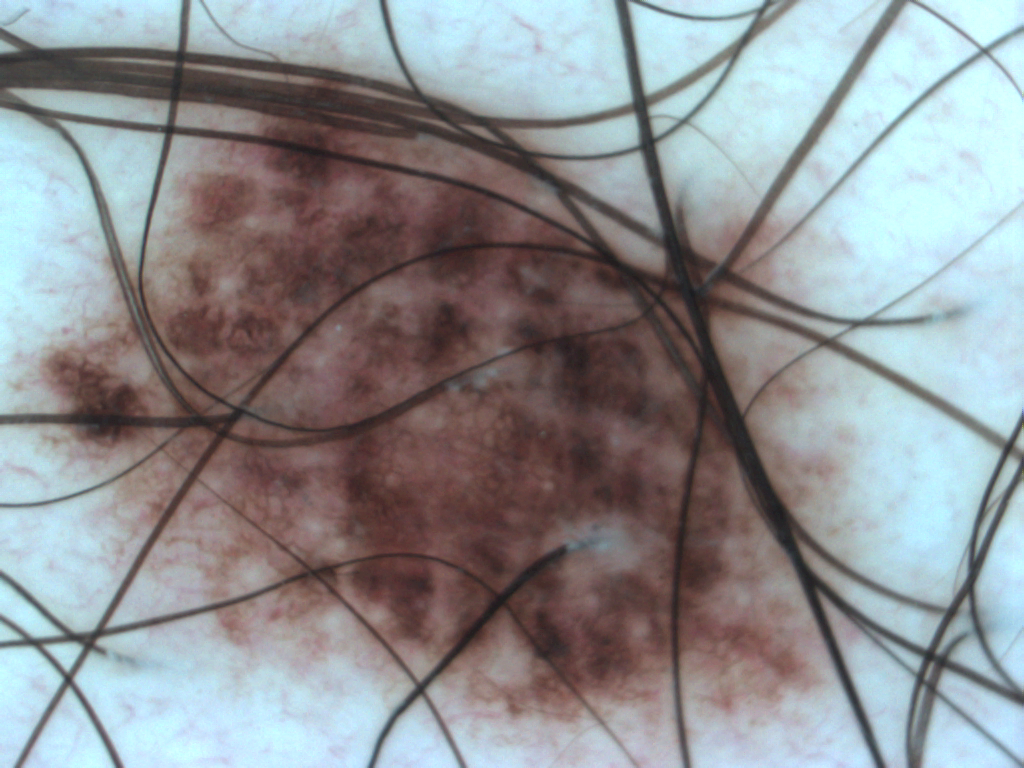
#> input picture img/V4_2017/01/03/00001927_00003817/00013004.bmp, 1024 x 768 px, found by its file name
$ jupyter execute cod.ipynb
#> lines starting #> are read from the running program, lines starting #| are printed output that depends on the picture; after the words box and inside, x2 and y2 are one past the last pixel; in counts of white or black regions, pixels touching at a corner belong together
[cell 1]
import numpy as np
# import pandas as pd
import cv2
import os
import glob
import sys
import itertools
import matplotlib.pyplot as plt
from scipy import ndimage
# from skimage.segmentation import active_contour

[cell 2]
img=cv2.imread("./img/V4_2017/01/03/00001927_00003817/00013004.bmp")
#> img is the input picture: shape (768, 1024, 3); mean B, G, R 147.6, 144.5, 142.5

[cell 3]
cv2.imshow('immagine',img)
image = img.copy()

[cell 4]
image = cv2.GaussianBlur(image, (5, 5), 0)
hsv = cv2.cvtColor(image, cv2.COLOR_BGR2HSV)
#> hsv: shape (768, 1024, 3); mean H, S, V 61.6, 49.6, 159.7
clahe = cv2.createCLAHE(clipLimit=3.0, tileGridSize=(8, 8))
hsv[:, :, 2] = clahe.apply(hsv[:, :, 2])
#> hsv: shape (768, 1024, 3); mean H, S, V 61.6, 49.6, 146.1
image = cv2.cvtColor(hsv, cv2.COLOR_HSV2BGR)
kernel = np.ones((11, 11), np.uint8)
for i in range(image.shape[-1]):
    image[:, :, i] = cv2.morphologyEx(
    image[:, :, i],
    cv2.MORPH_CLOSE, kernel)
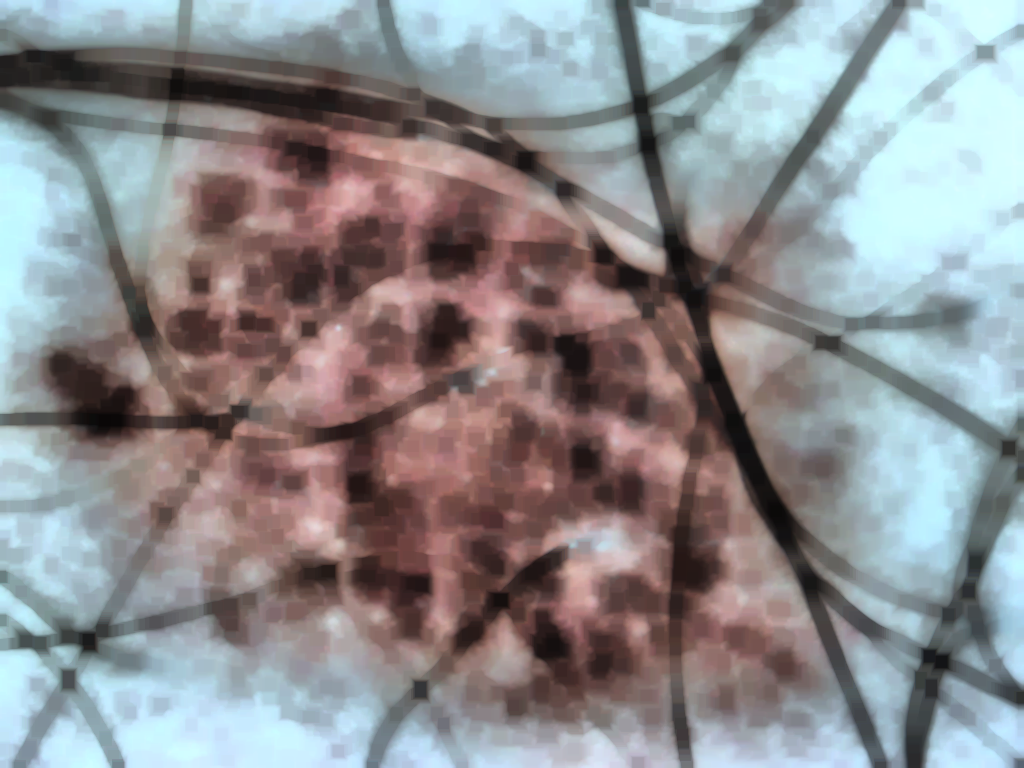
#> image: shape (768, 1024, 3); mean B, G, R 142.7, 139.9, 140.7
hsv_image = cv2.cvtColor(image, cv2.COLOR_BGR2HSV)
#> hsv_image: shape (768, 1024, 3); mean H, S, V 59.6, 51.7, 157.1
cv2.imshow('hsv', hsv_image)

[cell 5]
new_img=img.copy()
gray= cv2.cvtColor(new_img, cv2.COLOR_RGB2GRAY)
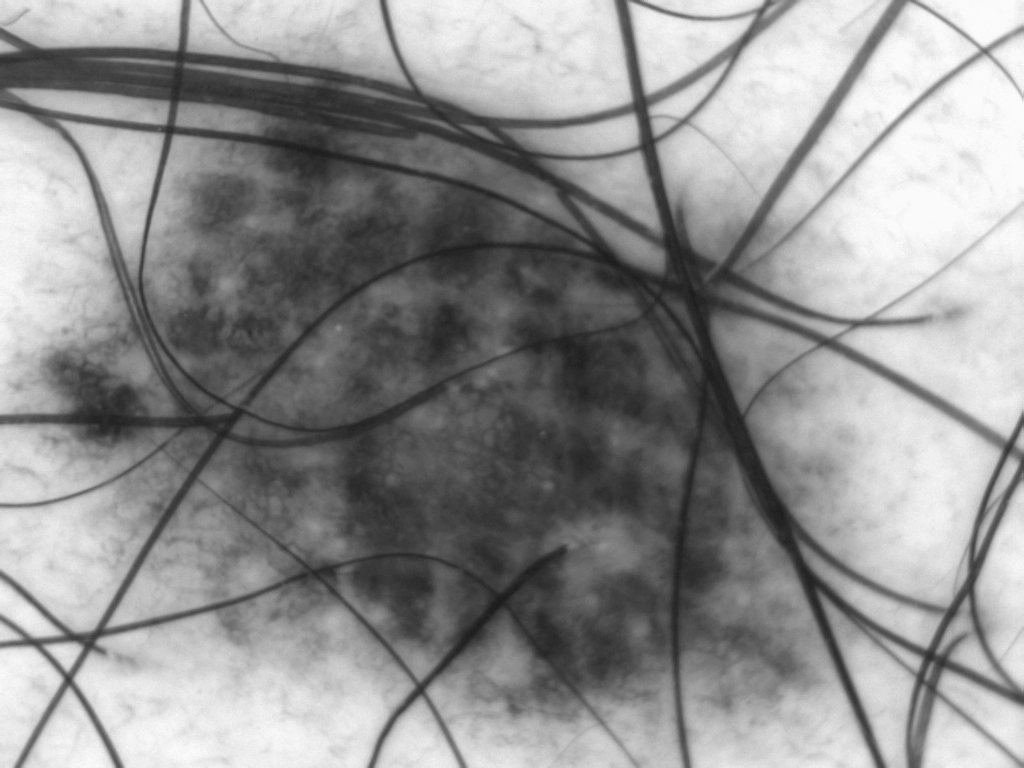
#> gray: shape (768, 1024); min 27, max 252, mean 145.2
for i in range (0,5):
    new_img = cv2.medianBlur(gray, 27)
cv2.imshow('Blurred', new_img)

[cell 6]
ret2,thresh2 = cv2.threshold(new_img,127,255,cv2.THRESH_BINARY_INV)
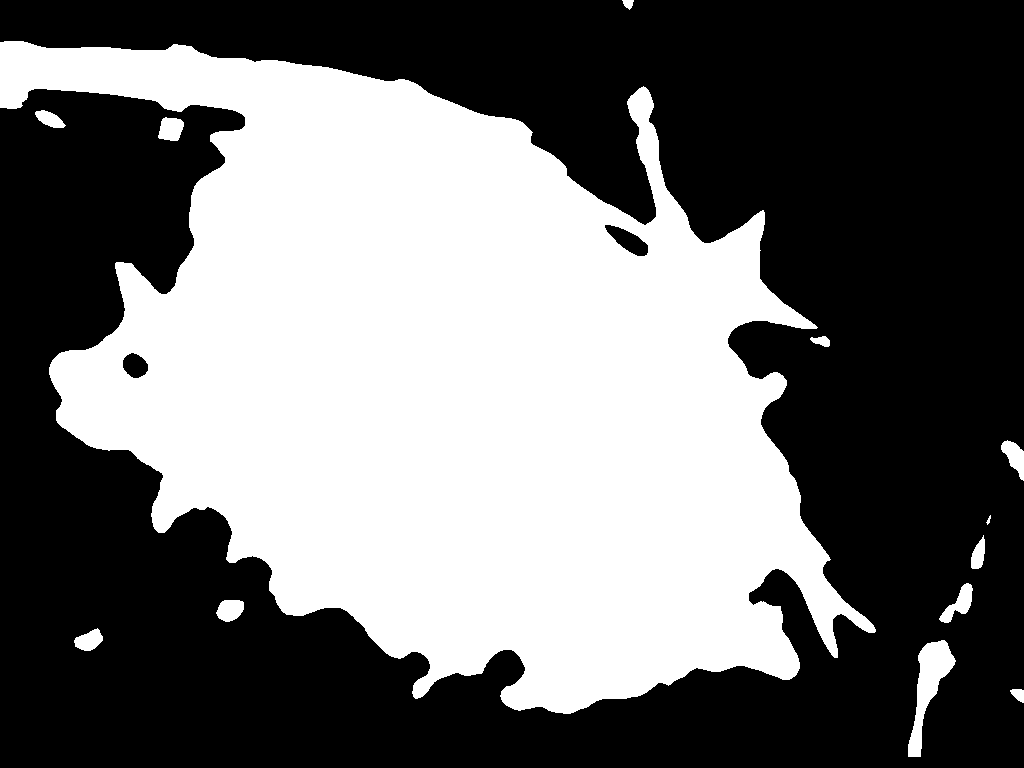
#> thresh2: shape (768, 1024); 43.5% white; 13 white regions, largest, box (x1, y1, x2, y2) and area: (0, 41, 876, 714) 336104, (908, 640, 956, 757) 2168, (939, 583, 973, 623) 570
ret, thresh = cv2.threshold(thresh2, 170, 180, 0)
#> thresh: shape (768, 1024); values 0 (black) and 180 (white), 43.5% white; 13 white regions
contours, hierarchy = cv2.findContours(thresh, cv2.RETR_EXTERNAL , cv2.CHAIN_APPROX_SIMPLE)
#> contours = 13 contours, 1 with area under 20; largest, box (x1, y1, x2, y2) and area: (0, 41, 876, 714) 335362, (908, 640, 956, 757) 2037, (939, 583, 973, 623) 516, (1001, 440, 1024, 481) 457, (158, 117, 184, 141) 443
cv2.drawContours(new_img, contours,-1,(0,255,253),thickness=3)
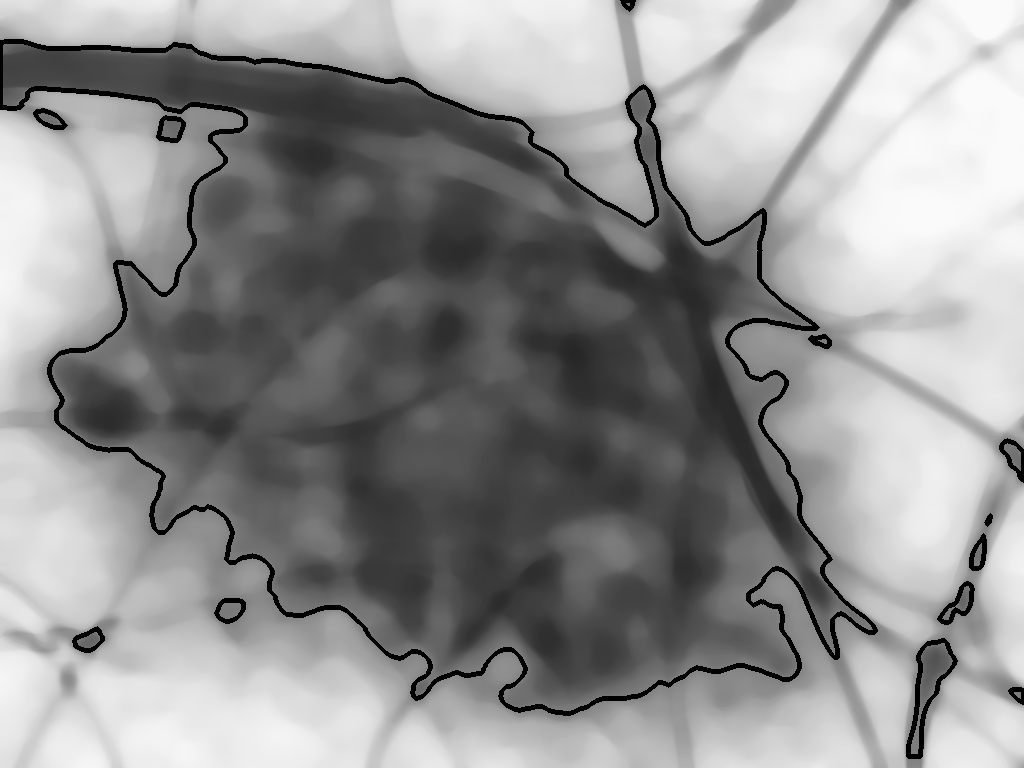
#> new_img: shape (768, 1024); min 0, max 251, mean 144.5
cv2.imshow('Snake', new_img)

[cell 7]
# Isolate largest contour
contour_sizes = [(cv2.contourArea(contour), contour) for contour in contours]
#> contour_sizes = 13 items
biggest_contour = max(contour_sizes, key=lambda x: x[0])[1]
#> biggest_contour = contour of 1693 points, box (x1, y1, x2, y2) (0, 41, 876, 714), area 335362
mask = np.zeros(img.shape, np.uint8)
cv2.drawContours(mask, [biggest_contour], -1, 255, -1)
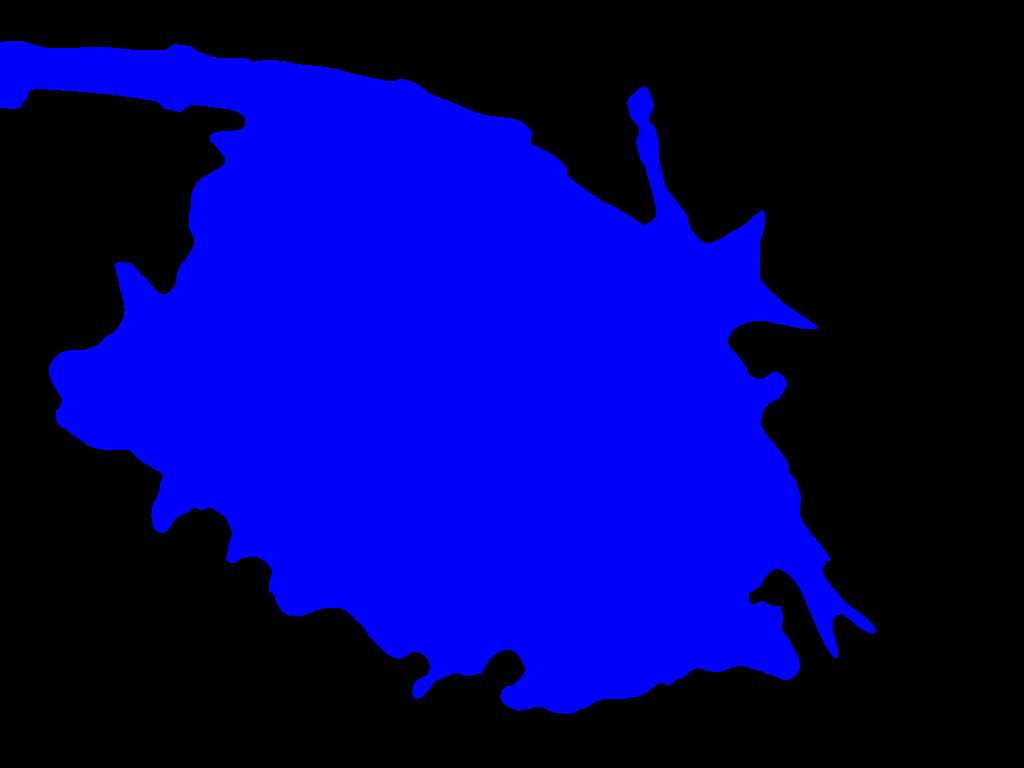
#> mask: shape (768, 1024, 3); mean of channels 0, 1, 2 109.3, 0, 0; drawn as B, G, R

$ run again, with img/V4_2017/01/03/00001927_00003817/00013005.bmp copied over img/V4_2017/01/03/00001927_00003817/00013004.bmp
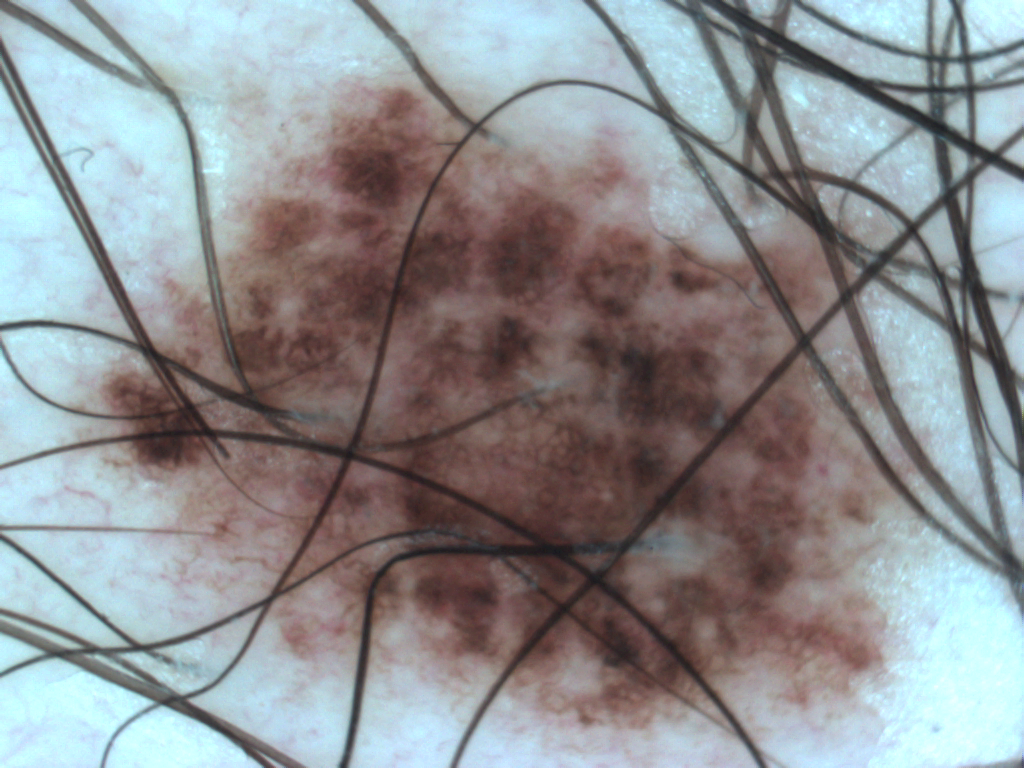
#> input picture img/V4_2017/01/03/00001927_00003817/00013005.bmp, 1024 x 768 px, found by its file name
#> img is the input picture: shape (768, 1024, 3); mean B, G, R 146.3, 143.6, 142.1
#> hsv_image: shape (768, 1024, 3); mean H, S, V 60, 49.3, 154
#> `ret2,thresh2 = cv2.threshold(new_img,127,255,cv2.THRESH_BINARY_INV)`:
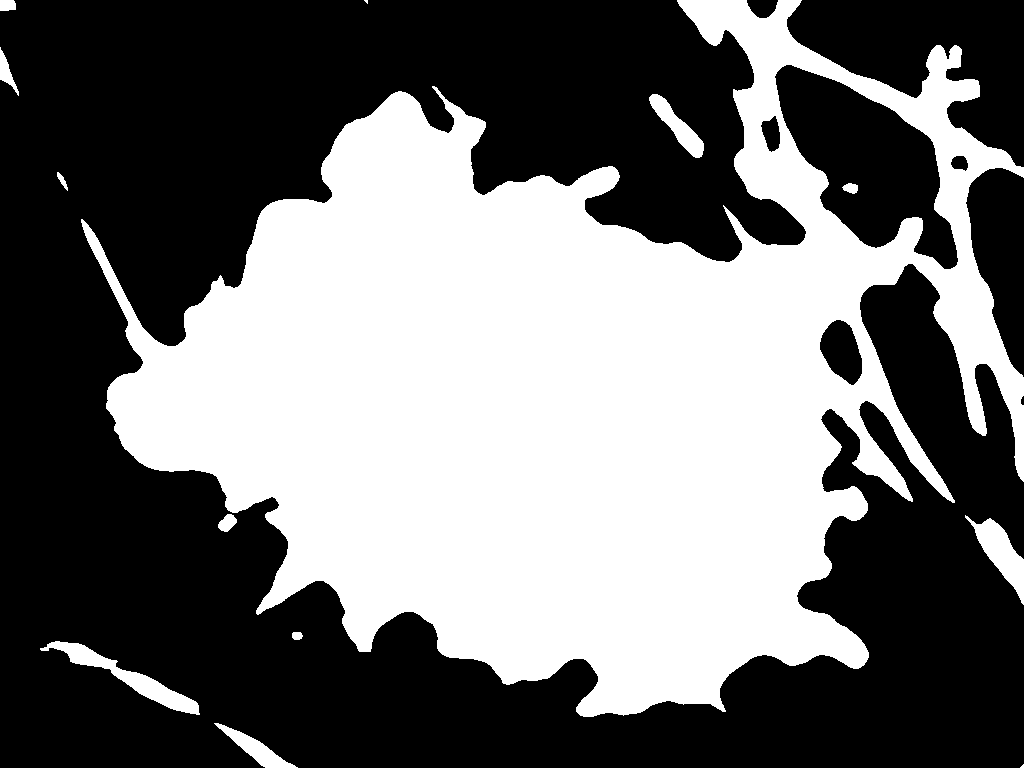
#> thresh2: shape (768, 1024); 43.6% white; 13 white regions (2 under 20 px), largest, box (x1, y1, x2, y2) and area: (81, 0, 1024, 717) 335595, (40, 641, 200, 715) 2400, (965, 515, 1024, 605) 1904
#> thresh: shape (768, 1024); values 0 (black) and 180 (white), 43.6% white; 13 white regions (2 under 20 px)
#> contours = 12 contours, 2 with area under 20; largest, box (x1, y1, x2, y2) and area: (81, 0, 1024, 717) 354336, (40, 641, 200, 715) 2226, (965, 515, 1024, 605) 1802, (649, 94, 704, 158) 1104, (214, 723, 298, 768) 980
#> contour_sizes = 12 items
#> biggest_contour = contour of 2770 points, box (x1, y1, x2, y2) (81, 0, 1024, 717), area 354336
#> `cv2.drawContours(mask, [biggest_contour], -1, 255, -1)`:
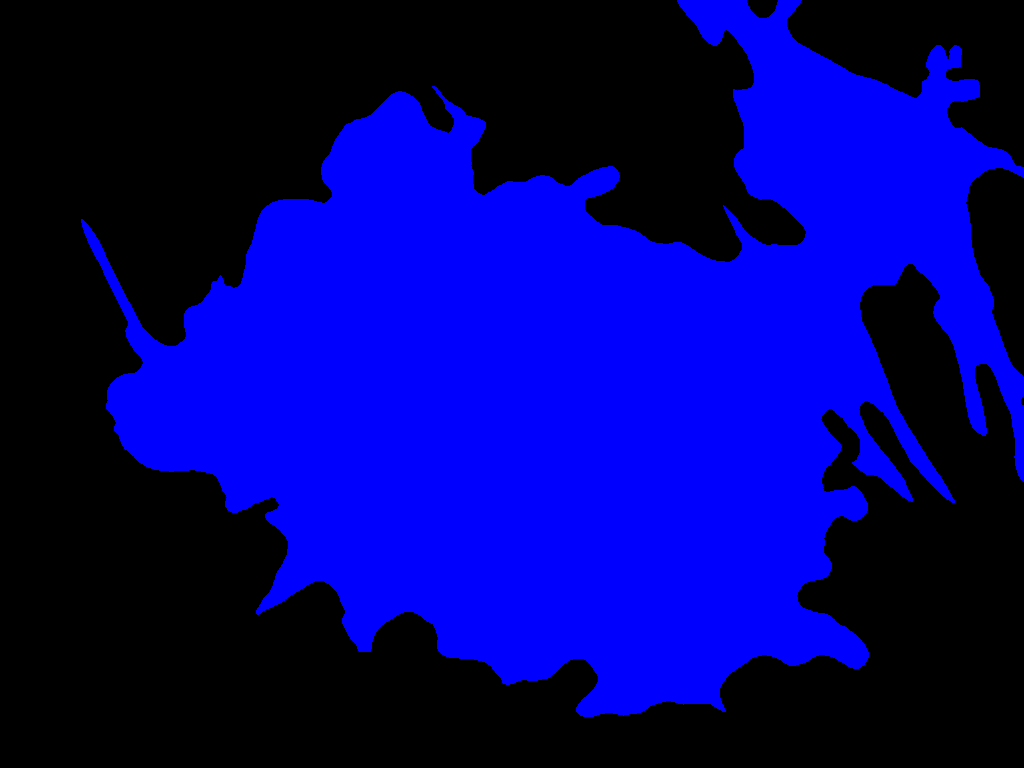
#> mask: shape (768, 1024, 3); mean of channels 0, 1, 2 115.7, 0, 0; drawn as B, G, R
